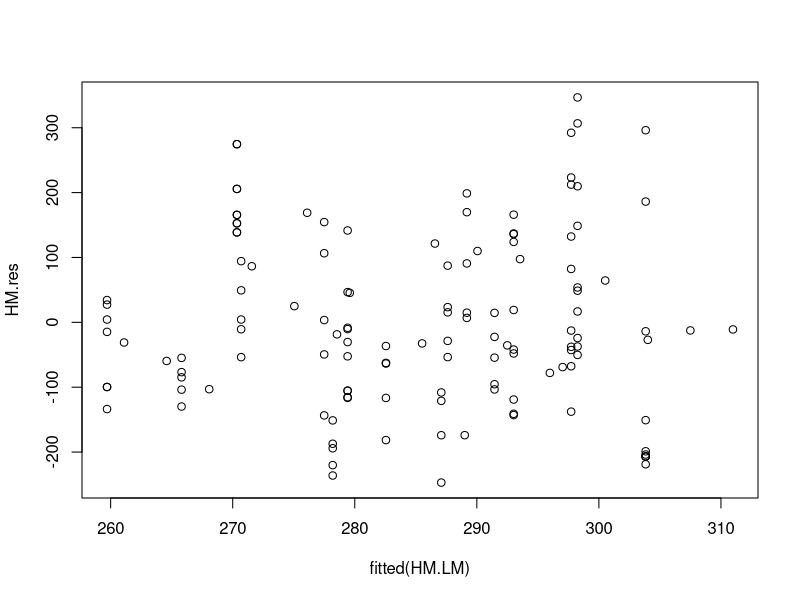
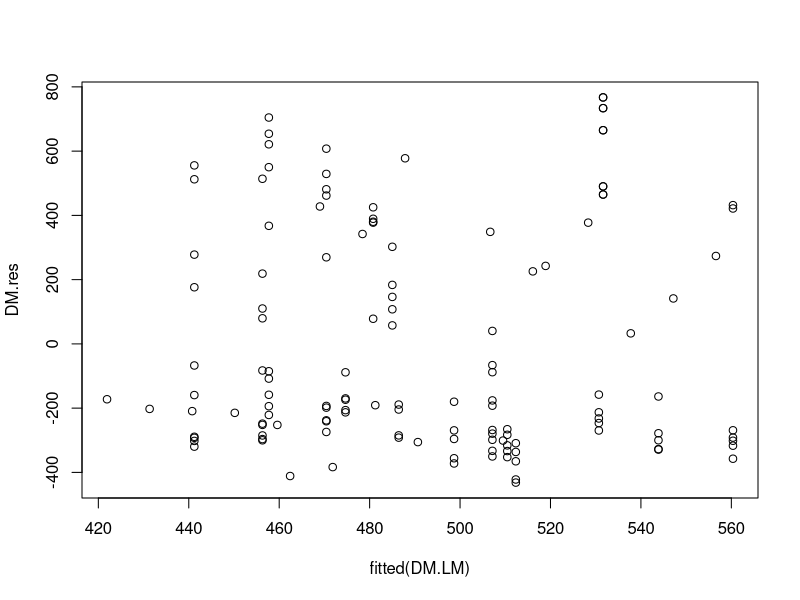
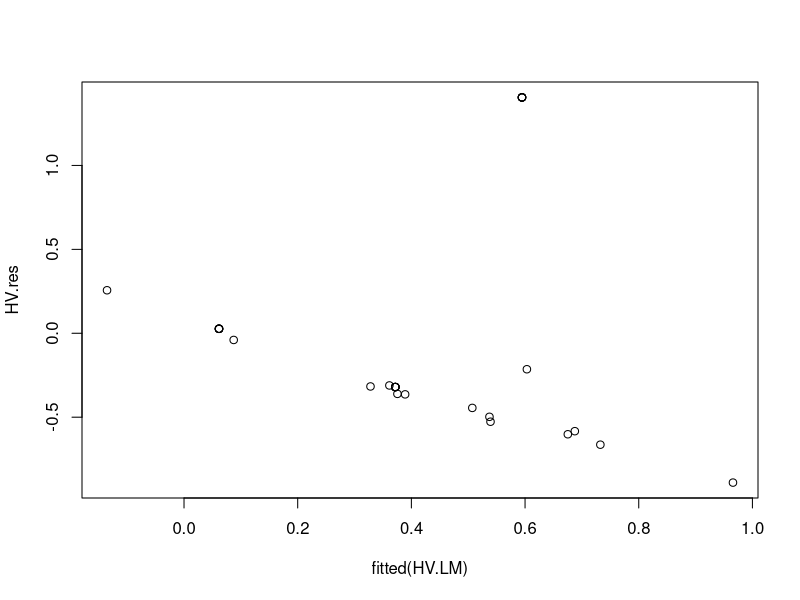
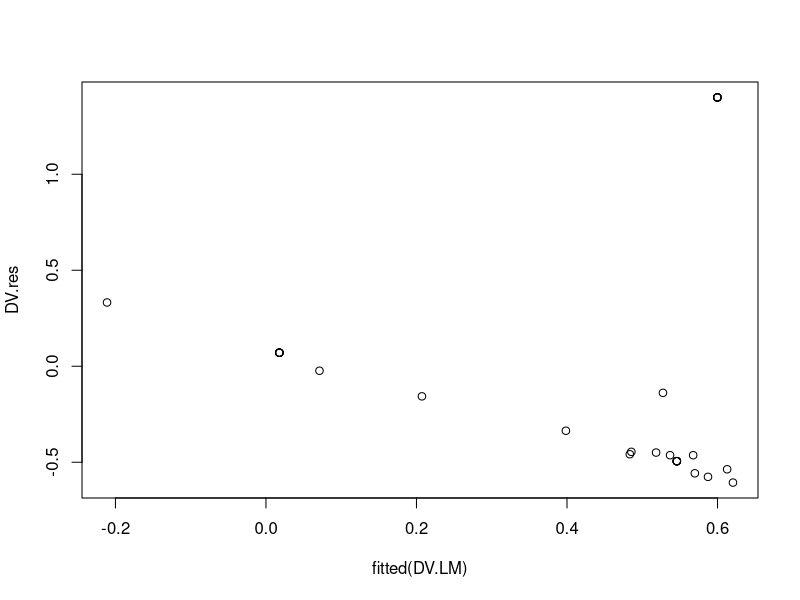
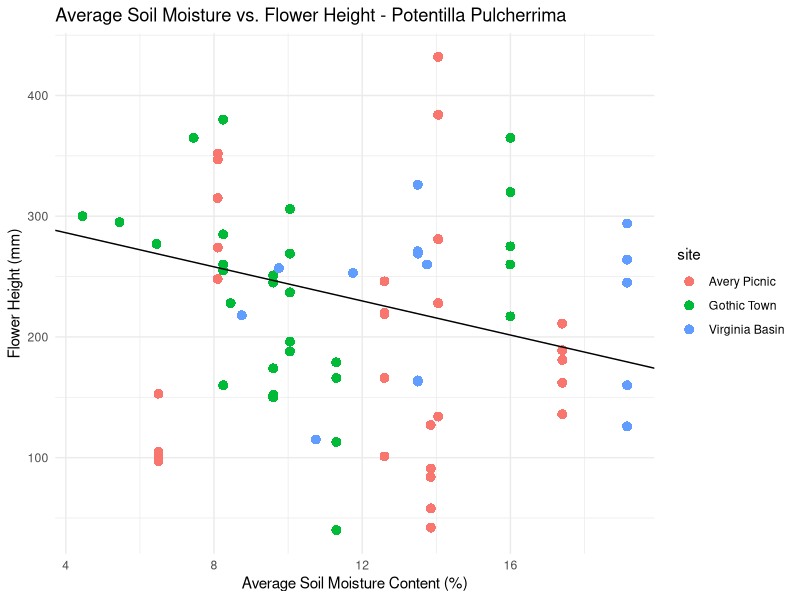
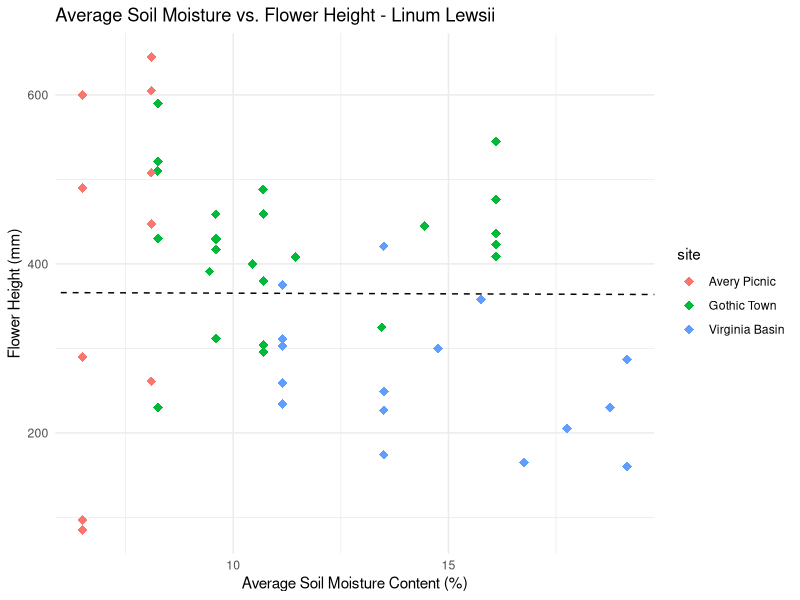
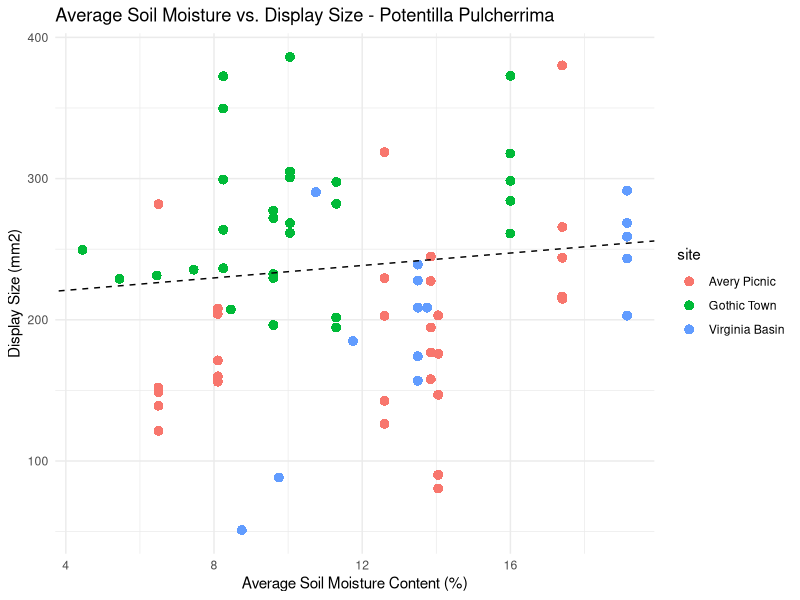
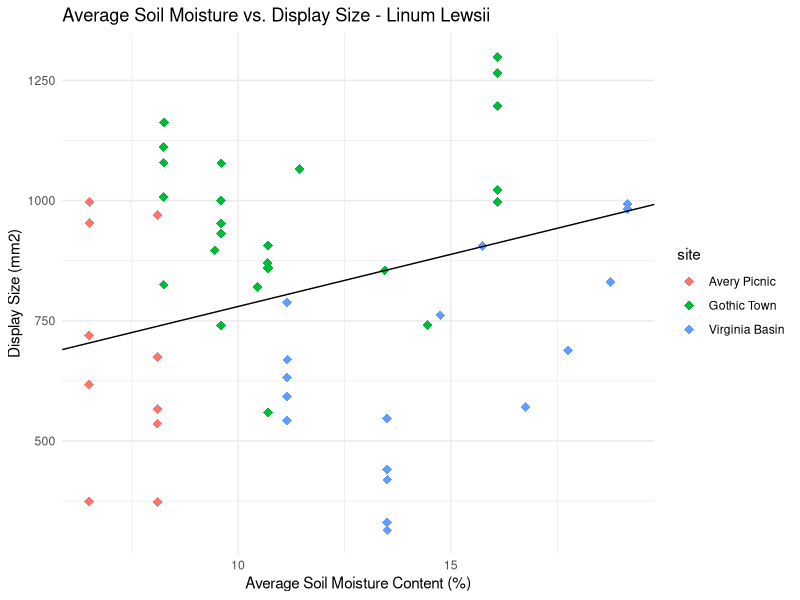

Here is the R script that generated these plots, in order:
## ---- chunk 1
knitr::opts_chunk$set(echo = TRUE)
library(tidyverse)
library(tidyr)
library(lme4)
library(lmerTest)
## ---- chunk 2
#convert excel data to data frame

x_p_traits <- read_csv("ZZ_planttraits.csv") 

x_moisture <- read_csv("PastMoistureData.csv")

x_visitation <- read_csv("qnest_network.csv")

x_plantcount <- read_csv("qnest_plantsurvey.csv")

## ---- chunk 3
#WRANGLE SOIL MOISTURE-----------------------------------------
moisture <- x_moisture %>% 
  mutate(date = mdy(date)) %>% #convert string to date
  filter(date > mdy("6/1/2021")) %>% 
  group_by(site, date) %>%  #organize data by site and date
  summarise(soilmoist1 = first(soilmoist1), soilmoist5 = first(soilmoist5)) %>% #extract the first moisture data point from days with multiple entires
  filter(site %in% c("Avery Picnic", "Gothic Town", "Virginia Basin")) #keep only study sites



#WRANGLE PLANT COUNT-------------------------------------------

plantcount <- x_plantcount %>% 
  select( -c(8:126), -3, -4, -7) %>% #remove irrelavant columns
  rename(plant = plant_name) %>% #rename column to join frames
  filter(plant %in% c("Linum lewisii", "Potentilla pulcherrima")) %>% #get rid of non sample species data
  mutate(date = mdy(date)) %>% #convert date from string to date format
  filter(date > mdy("6/1/2021")) %>%  #cut data to timeframe
  group_by(site, date, plant) %>% 
  summarise(p.num = sum(total_flowers)) #sum plant counts with same date/site

  
#WRANGLE PLANT TRAITS------------------------------------------
p_traits <- x_p_traits %>% 
  mutate(date = mdy(date)) %>% #convert date from string to date format
  left_join(moisture,by = c("site", "date")) %>% #join moisture using date and site
  rename(moist_1 = `Moisture Top`, moist_5 = `Moisture Middle`) %>% #rename column 
  mutate(moist_1 = ifelse(is.na(moist_1) == TRUE, soilmoist1, moist_1), moist_5 = ifelse(is.na(moist_5) == TRUE, soilmoist5, moist_5)) %>% #add moisture data to new columns
  select(-soilmoist1, -soilmoist5) %>% #remove past soil moisture coulmns from data
  mutate(avg_moist = rowMeans(select(., moist_1, moist_5), na.rm = TRUE)) %>% #new variable for average moisture
   filter(plant %in% c("Linum lewisii", "Potentilla pulcherrima")) %>% #keep only plants with enough data
  left_join(plantcount,by = c("site", "date","plant")) %>% #add plant count variable
  mutate(wk = week(date),yr = year(date)) %>% #new date columns based on week and year
  group_by(site, date, plant) %>% 
  mutate(avg_height = mean(flowerheight), avg_display = mean(displaysize)) #new cloumn for average height and display


#FOR MOISTURE VIS-----------------------------------------------
moist23 <- p_traits %>% #moisture data from 2023
  select(date, site, moist_1, moist_5) %>% 
  rename(soilmoist1 = moist_1, soilmoist5 = moist_5) %>% 
  distinct() #organize it to merge with past years moisture data

graph_moist <- moisture %>% #create frame to visialize moisture trends
  rbind(moist23) %>% #add 2023 moisture data to past years
  mutate(avg_moist_gph = (soilmoist1*soilmoist5)/2) %>% #create average moisture value
  mutate(wk = week(date),yr = year(date))


#JOINABLE TRAIT TABLE-------------------------------------------
avg_traits <- p_traits %>% 
  select(avg_height,avg_display, avg_moist, plant, wk, yr, site, p.num) %>% #create new data frame for average traits to be joined with visitation data
  distinct()


#WRANGLE VISITATION---------------------------------------------
visitation <- x_visitation %>%
  filter(round == 1) %>% #filter by round one
  select( -c(3:8), -10, -c(12:19)) %>%   #remove unneccessary columns
  filter(plant %in% c("Linum lewisii" , "Potentilla pulcherrima")) %>% #get rid of non smaple species data
  mutate(date = mdy(date)) %>% #convert date from string to date format
  filter(date > mdy("6/1/2021")) %>% #cut data to timeframe
  group_by(site, date, plant) %>% #group by site, date and plant
  count(name = "visits") %>%  #new column summing visitation per site, date, plant 
  mutate(wk = week(date),yr = year(date)) %>%
  left_join(avg_traits, visitation, by=c("wk", "yr", "plant", "site")) %>% #join avg trait data to visitation data
  mutate(norm_vis = visits/p.num) #create normalized visitaion value
## ---- chunk 4
#TRAIT~MOISTURE MEM--------------------------------------------
#isolate plant traits by species
potpul_traits <- p_traits %>% 
  filter(plant == "Potentilla pulcherrima")
linlew_traits <- p_traits %>% 
  filter(plant == "Linum lewisii")

#height - moisture residuals visualization (cloudy = good)
HM.LM <- lm(flowerheight ~ avg_moist, data = p_traits)
HM.res<-  resid(HM.LM)
plot(fitted(HM.LM), HM.res)
#DM residuals
DM.LM <- lm(displaysize ~ avg_moist, data = p_traits)
DM.res<-  resid(DM.LM)
plot(fitted(DM.LM), DM.res)

#MEM height ~ moist
potpul.HM <- lmer(flowerheight ~ avg_moist + (1|site), data = potpul_traits, REML = FALSE) #SIGNIFICANT
linlew.HM <- lmer(flowerheight ~ avg_moist + (1|site), data = linlew_traits, REML = FALSE)

#MEM display ~ moist
potpul.DM <- lmer(displaysize ~ avg_moist + (1|site), data = potpul_traits, REML = FALSE) 
linlew.DM <- lmer(displaysize ~ avg_moist + (1|site), data = linlew_traits, REML = FALSE) #SIGNIFICANT




#TRAIT~VISITATION MEM------------------------------------------
#isolate visits by species
potpul_visits <- visitation %>% 
  filter(plant == "Potentilla pulcherrima")
linlew_visits <- visitation %>% 
  filter(plant == "Linum lewisii") 

#HV residuals
HV.LM <- lm(norm_vis ~ avg_height, data = visitation) #norm_visits creates trend
HV.res<- resid(HV.LM)
plot(fitted(HV.LM), HV.res)

#DV residuals
DV.LM <- lm(norm_vis ~ avg_display, data = visitation)
DV.res<-  resid(DV.LM)
plot(fitted(DV.LM), DV.res)


#MEM height ~ norm_visits
potpul.HV <- lmer(norm_vis ~ avg_height + (1|site), data = potpul_visits, REML = FALSE) 
linlew.HV <- lmer(norm_vis ~ avg_height + (1|site), data = linlew_visits, REML = FALSE) #SINGULAR ERROR

#MEM display ~ norm_visits
potpul.DV <- lmer(norm_vis ~ avg_display + (1|site), data = potpul_visits, REML = FALSE)
linlew.DV <- lmer(norm_vis ~ avg_display + (1|site), data = linlew_visits, REML = FALSE) #SINGULAR ERROR
## ---- chunk 5
#TRAIT~MOISTURE MEM---------------------------------------------
#potpul height - moisture
ggplot(potpul_traits, aes(color = site, y = flowerheight, x = avg_moist)) +
  geom_point(shape = 16, size = 3) +
  geom_abline(intercept = 314.543, slope = -7.062, color = "black") +
  labs(title = "Average Soil Moisture vs. Flower Height - Potentilla Pulcherrima" , x = "Average Soil Moisture Content (%)", y = "Flower Height (mm)") +
  theme_minimal()
#Intercept P-value:1.56e-12  Slope P-value:0.00307

#linlew height - moisture
ggplot(linlew_traits, aes(color = site, y = flowerheight, x = avg_moist)) +
  geom_point(shape = 18, size = 3) +
  geom_abline(intercept = 366.9732, slope = -0.1606, linetype = "dashed", color = "black") +
  labs(title = "Average Soil Moisture vs. Flower Height - Linum Lewsii",
       x = "Average Soil Moisture Content (%)", y = "Flower Height (mm)") +
  theme_minimal()
#Intercept P-value:0.000218  Slope P-value:0.960661


#potpul display - moisture
ggplot(potpul_traits, aes(color = site, y = displaysize, x = avg_moist)) +
  geom_point(shape = 16, size = 3) +
  geom_abline(intercept = 212.062, slope = 2.201, linetype = "dashed", color = "black") +
  labs(title = "Average Soil Moisture vs. Display Size - Potentilla Pulcherrima",
       x = "Average Soil Moisture Content (%)", y = "Display Size (mm2)") +
  theme_minimal()
#p-value - I:12.68e-05  S:0.232

#linlew display - moisture
ggplot(linlew_traits, aes(color = site, y = displaysize, x = avg_moist)) +
  geom_point(shape = 18, size = 3) +
  geom_abline(intercept = 562.939, slope = 21.687, color = "black") +
  labs(title = "Average Soil Moisture vs. Display Size - Linum Lewsii",
       x = "Average Soil Moisture Content (%)", y = "Display Size (mm2)") +
  theme_minimal()
#p-value - I:0.00016  S:0.00244


#TRAIT~VISITATION MEM-------------------------------------------
#potpul height - visits
ggplot(potpul_visits, aes(color = site, x = avg_height, y = visits)) +
  geom_point(shape = 16, size = 3) +
  geom_abline(intercept = 0.507594, slope = -0.001153, linetype = "dashed", color = "black") +
  labs(title = "Average Height vs. Visits per Flower - Potentilla Pulcherrima", x = "Average Height (mm)", y = "Visits per Flower") +
  theme_minimal()
#p-value - I:0.369 S:0.606

#linlew height - visits
ggplot(linlew_visits, aes(color = site, x = avg_height, y = visits)) +
  geom_point(shape = 17, size = 3) +
  geom_abline(intercept = -0.0448504, slope = 0.0003217, linetype = "dashed", color = "red") +
  labs(title = "Average Height vs. Visits per Flower - Linum Lewsii",
       x = "Average Height (mm)", y = "Visits per Flower", subtitle = "Overfitted") +
  scale_y_continuous(expand = c(0.1, -0.5))+
  theme_minimal()
#p-value - I:0.2981 S:0.0287
#OVERFITTED


#potpul display - visits
ggplot(potpul_visits, aes(color = site, x = avg_display, y = visits)) +
  geom_point(shape = 16, size = 3) +
  geom_abline(intercept = 0.819264, slope = -0.002501, linetype = "dashed", color = "black") +
  labs(title = "Display Size vs. Visits per Flower - Potentilla Pulcherrima",
       x = "Average Display Size (mm2)", y = "Visits per Flower") +
  theme_minimal()
#p-value - I:0.112 S:0.212

#linlew display - visits
ggplot(linlew_visits, aes(color = site, x = avg_display, y = visits)) +
  geom_point(shape = 18, size = 3) +
  geom_abline(intercept = 2.147e-02, slope = 5.420e-05, linetype = "dashed", color = "red") +
  scale_y_continuous(expand = c(0.2, 0)) +
  labs(title = "Display Size vs. Visits per Flower - Linum Lewsii", x = "Average Display Size (mm2)", y = "Visits per Flower", subtitle = "Overfitted") +
  theme_minimal()
#p-value - I:0.630 S:0.322
#OVERFITTED



#MOISTURE-----------------------------------------
#moisture vs week
ggplot(graph_moist, aes(x = wk, y = avg_moist_gph, color = as.factor(site))) +
  geom_point(size = 3, alpha = 0.7) +  # Increase point size and transparency
  geom_smooth(method = "lm", se = FALSE, size = 1) +  # Remove confidence interval and adjust line size
  facet_wrap(~yr) +  
  labs(title = "Average Soil Moisture by Week and Site",  # Add title and axis labels
       x = "Week",
       y = "Average Soil Moisture Content (%)") +
  theme_minimal() +  # Use a clean, minimalistic theme
  theme(axis.text = element_text(size = 10),
        axis.title = element_text(size = 12, face = "bold"),
        legend.text = element_text(size = 10),
        legend.title = element_blank(), # Remove legend title
        strip.text = element_text(size = 12, face = "bold"),
        plot.title = element_text(size = 16, face = "bold"),            panel.spacing = unit(1.5, "lines"))


#VISITATION-----------------------------------------------------
#histogram
hist(visitation$norm_vis)

#vis vs count
#visitation vs count (not 1:1)
  visitation %>%
  ggplot(aes(p.num,visits,color=plant)) +
  geom_point()
  
#TRAITS ~ TIME--------------------------------------------------
ggplot(avg_traits, aes(fill=site, y=avg_height, x=wk))+
      geom_point() +
      geom_smooth(method="lm") +
     facet_wrap(~yr)
